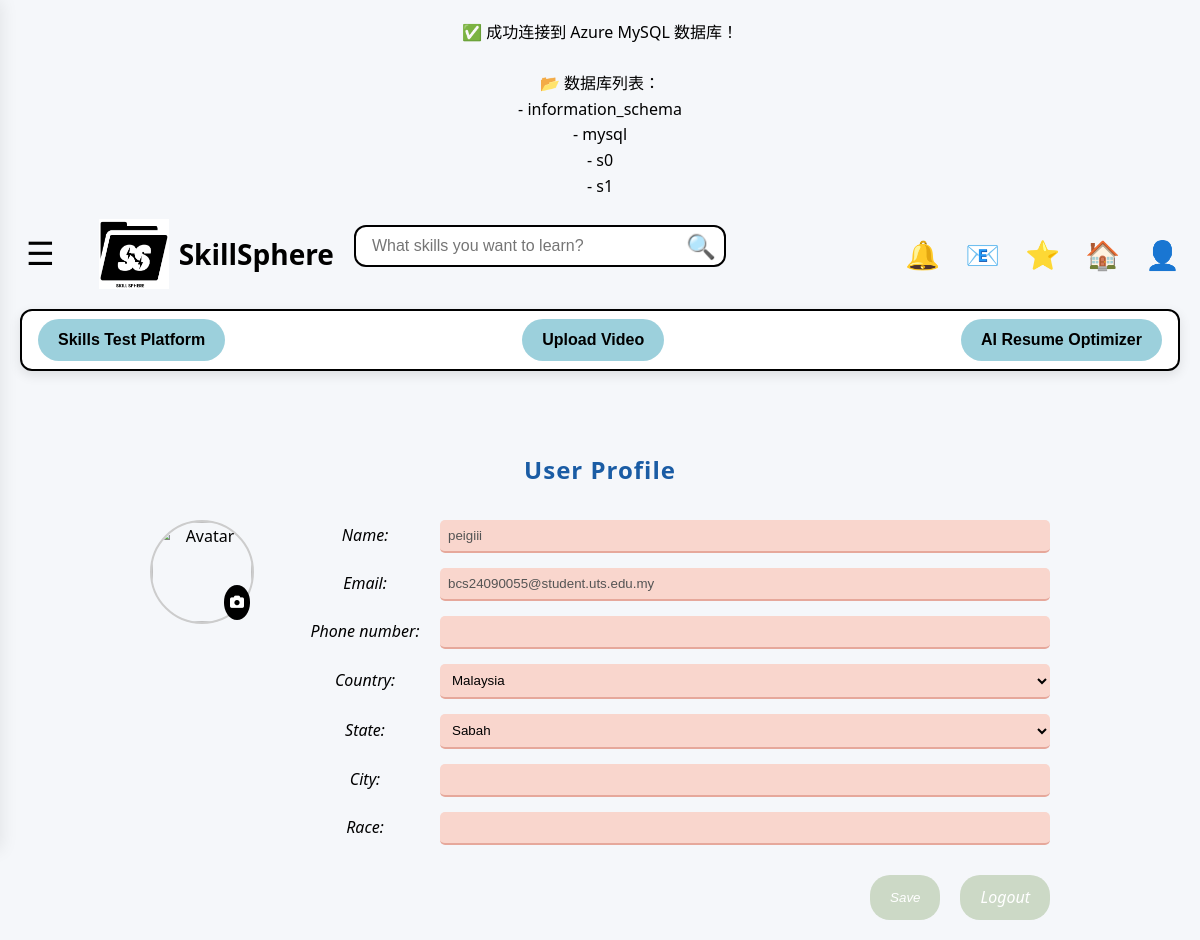
Screenshot of /templates/profile.php (signed in) with the database file from the repository.
### tables this page shows
CREATE TABLE `users` (
  `id` int(11) UNSIGNED NOT NULL,
  `username` varchar(50) NOT NULL,
  `email` varchar(100) NOT NULL,
  `PASSWORD` varchar(255) NOT NULL,
  `profile_picture` varchar(255) DEFAULT NULL,
  `phone` varchar(20) DEFAULT NULL,
  `country` varchar(50) DEFAULT NULL,
  `state` varchar(50) DEFAULT NULL,
  `city` varchar(50) DEFAULT NULL,
  `race` varchar(50) DEFAULT NULL,
  `avatar` varchar(255) DEFAULT NULL,
  `role` enum('admin','user') NOT NULL DEFAULT 'user',
  `created_at` datetime DEFAULT current_timestamp(),
  `last_login_at` datetime DEFAULT NULL,
  `admin_note` text DEFAULT NULL,
  `STATUS` enum('active','inactive') NOT NULL DEFAULT 'active',
  `reset_token` varchar(255) DEFAULT NULL,
  `reset_token_expires` datetime DEFAULT NULL
);

### templates/profile.php (the view, shortened to what this page needs)
<?php
require 'db.php';
$stmt = $pdo->prepare("SELECT username, email, phone, country, state, city, race, avatar FROM users WHERE id = ?");
$stmt->execute([$_SESSION['user_id']]);
$user = $stmt->fetch(PDO::FETCH_ASSOC);
?>
<!DOCTYPE html>
<html>
<head>
    <link rel="stylesheet" href="https://cdnjs.cloudflare.com/ajax/libs/font-awesome/6.5.0/css/all.min.css">
    <?php include 'nav.php'; ?>
</head>
<body>
<h2>User Profile</h2>
<form class="profile-container" method="POST" enctype="multipart/form-data">
    <div class="avatar-block">
        <label for="avatarInput">
            <img src="<?php echo !empty($user['avatar']) && file_exists($user['avatar']) ? htmlspecialchars($user['avatar']) : 'https://cdn-icons-png.flaticon.com/512/847/847969.png'; ?>" alt="Avatar">
        </label>
    </div>
    <div class="info-form">
        <div class="form-row">
            <label>Name:</label>
            <input type="text" value="<?php echo htmlspecialchars($user['username']); ?>" disabled>
        </div>
        <div class="form-row">
            <label>Email:</label>
            <input type="email" value="<?php echo htmlspecialchars($user['email']); ?>" disabled>
        </div>
        <div class="form-row">
            <label>Phone number:</label>
            <input type="text" name="phone" value="<?php echo htmlspecialchars($user['phone'] ?? ''); ?>">
        </div>
        <div class="form-row">
            <label>Country:</label>
            <select name="country" id="country" onchange="updateStateOptions()">
                <option value="Malaysia" <?php echo ($user['country'] ?? '') === 'Malaysia' ? 'selected' : ''; ?>>Malaysia</option>
            </select>
        </div>
        <div class="form-row">
            <label>State:</label>
            <select name="state" id="state"></select>
        </div>
        <div class="form-row">
            <label>City:</label>
            <input type="text" name="city" value="<?php echo htmlspecialchars($user['city'] ?? ''); ?>">
        </div>
        <div class="form-row">
            <label>Race:</label>
            <input type="text" name="race" value="<?php echo htmlspecialchars($user['race'] ?? ''); ?>">
        </div>
        <div class="buttons">
            <button type="submit">Save</button>
            <a href="logout.php">Logout</a>
        </div>
    </div>
</form>
</body>
</html>

### templates/style.css (style rules this page uses)
body { font-family: Arial, sans-serif; margin: 0; padding: 0; text-align: center; background-color: white; }

### templates/nav.php (style rules this page uses)
body { font-family: 'Segoe UI', Arial, sans-serif; padding: 20px; }
h2 { text-align: center; margin-bottom: 30px; color: #1a5ca4; font-size: 2.2em; letter-spacing: 1px; }
body { font-family: 'Segoe UI', Tahoma, Geneva, Verdana, sans-serif; line-height: 1.6; background-color: #f5f7fa; margin: 0; padding: 20px; }

### templates/profile.php (style rules this page uses)
h2 { margin-top: 80px; font-size: 24px; }
.profile-container { max-width: 900px; margin: auto; display: flex; gap: 40px; align-items: flex-start; }
.avatar-block { position: relative; width: 100px; height: 100px; }
.avatar-block label { display: block; width: 100%; height: 100%; cursor: pointer; }
.avatar-block img { border-radius: 50%; width: 100%; height: 100%; object-fit: cover; border: 2px solid #ccc; }
.avatar-block::after { content: "\f030"; font-family: "Font Awesome 6 Free"; font-weight: 900; position: absolute; bottom: 0; right: 0; background: #000; color: #fff; border-radius: 50%; padding: 6px; font-size: 14px; }
.info-form { flex: 1; }
.form-row { display: flex; align-items: center; margin-bottom: 15px; }
.form-row label { width: 150px; font-style: italic; }
.form-row input, .form-row select { flex: 1; padding: 8px; border: none; border-bottom: 2px solid #e6a89b; background-color: #f9d6cd; border-radius: 5px; }
.buttons { margin-top: 30px; display: flex; gap: 20px; justify-content: flex-end; }
.buttons button, .buttons a { padding: 10px 20px; border-radius: 20px; border: none; background-color: #ccd9c6; color: #fff; font-style: italic; text-decoration: none; cursor: pointer; }

### rows the page displays
users: username "peigiii", email "bcs24090055@student.uts.edu.my", country "Malaysia"

### other values shown
$row['Database'] "information_schema"
$row['Database'] "mysql"
$row['Database'] "s0"
$row['Database'] "s1"
